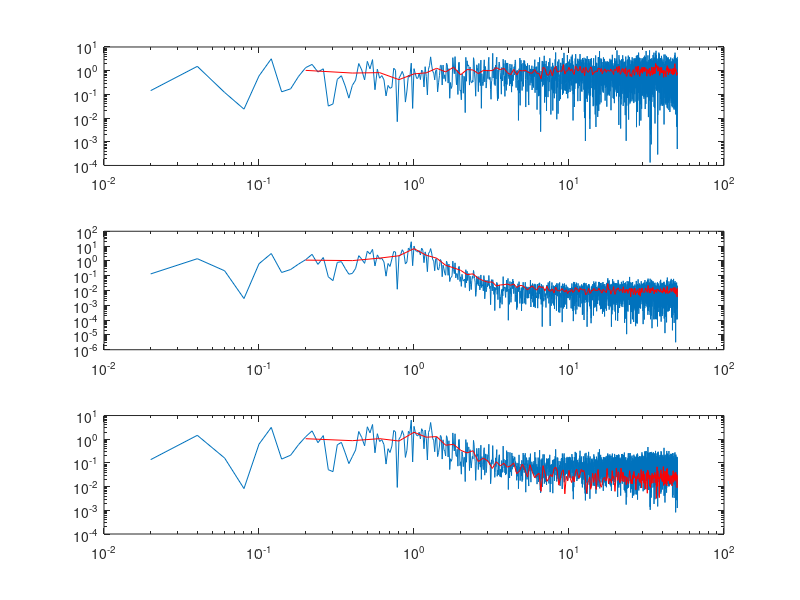
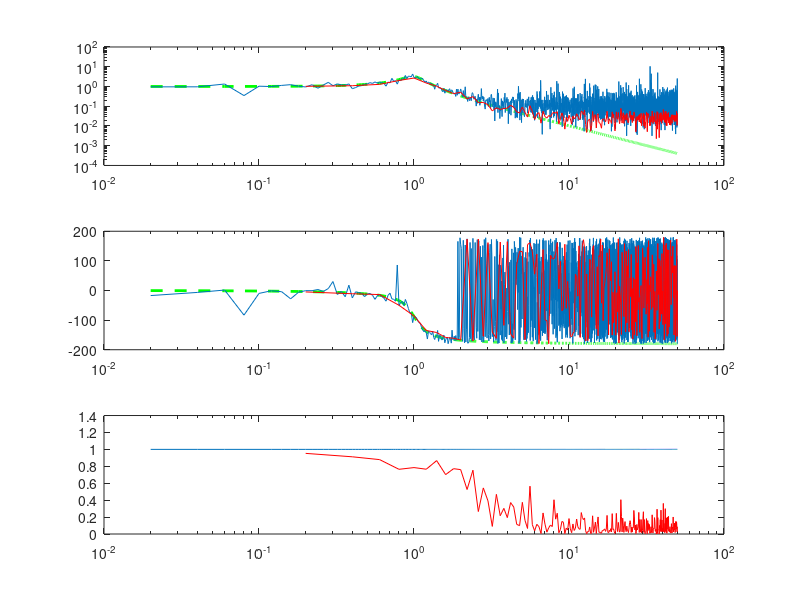

Reproduce these figures in MATLAB, in order. (Note: this script raises an error after producing the figures.)
% Lec3_SmoothSuu
%
% Demonstrate effect of spectral smoothing on estimate of spectral
% densities, FRF and coherence, using Welch method and frequency averaging
% method
%
% Alfred C. Schouten
% February 16, 2010
clear all
close all
clc

%% defines the system and signals
dt=0.01;        % sample frequency
fs=1/dt;        % sample frequency
N=5000;         % # of samples
T=N*dt;         % observation time
t=(0:N-1).'*dt; % time vector
u=randn(N,1);   % input signal
sys=tf(1,[0.025 0.05 1]); %low pass system
v=lsim(sys,u,t);% output of the system
n=0.1*randn(N,1); % output noise
y=v+n;          % output with noise

%% no smoothing
U=fft(u);
U=U(2:N/2+1);   % use only halve the vector. Note that U(1) represents the average value
Suu=1/N*real(conj(U).*U);   %autospectral density is real by definition (the imag part should be very small)
Y=fft(y);
Y=Y(2:N/2+1);
Syy=1/N*real(conj(Y).*Y);
Suy=1/N*conj(U).*Y;
f=(1:N/2).'/T;  % frequency vector
H=Suy./Suu;     % estimate for FRF
C=abs(Suy).^2./(Suu.*Syy);  % estimate for the coherence

% theoretical FRF
tmp=freqresp(sys,2*pi*f);
Ht=squeeze(tmp);

% figure with spectra
figure(1)
subplot(311)
loglog(f,Suu),hold on
subplot(312)
loglog(f,Syy),hold on
subplot(313)
loglog(f,abs(Suy)),hold on

% figure with FRF and coherence
figure(2)
subplot(311)
loglog(f,abs(Ht),'g--','linewidth',2),hold on
loglog(f,abs(H))
subplot(312)
semilogx(f,angle(Ht)*180/pi,'g--','linewidth',2),hold on
semilogx(f,angle(H)*180/pi)
subplot(313)
semilogx(f,C),hold on

%% Welch method
% in short: calculate U and Y per segment
% calculate spectra per segment and average over segments
D=10; %10 segments
u_w=reshape(u,N/D,D);   % make matrix with D columns!
U_w=fft(u_w);           % fft works columnwise on matrices
U_w=U_w(2:N/D/2+1,:);
SuuWall=D/N*real(conj(U_w).*U_w);
SuuW=mean(SuuWall,2);   %take the average over the rows (,2 option)
y_w=reshape(y,N/D,D);   % make matrix with D columns!
Y_w=fft(y_w);           % fft works columnwise on matrices
Y_w=Y_w(2:N/D/2+1,:);
SyyWall=D/N*real(conj(Y_w).*Y_w);
SyyW=mean(SyyWall,2);
SuyWall=D/N*conj(U_w).*Y_w;
SuyW=mean(SuyWall,2);
fw=(1:N/D/2).'*D/N/dt;
HW=SuyW./SuuW; % ft by Welch Method
CW=abs(SuyW).^2./(SuuW.*SyyW); % coherence by Welch Method

% figure with spectra
figure(1)
subplot(311)
loglog(fw,SuuW,'r')
subplot(312)
loglog(fw,SyyW,'r')
subplot(313)
loglog(fw,abs(SuyW),'r')
% figure with FRF and coherence
figure(2)
subplot(311)
loglog(fw,abs(HW),'r')
subplot(312)
semilogx(fw,angle(HW)*180/pi,'r')
subplot(313)
semilogx(fw,CW,'r')

%% average over bands
% in short: calculate spectra in the normal 'raw' way
% then average adjacent frequencies with the spectra
m=10;
SuuM=freqAvg(Suu,m);
SyyM=freqAvg(Syy,m);
SuyM=freqAvg(Suy,m);
fm=freqAvg(f,m);
HM=SuyM./SuuM;
CM=abs(SuyM).^2./(SuuM.*SyyM);

% figure with spectra
figure(1)
subplot(311)
loglog(fm,SuuM,'m')
ylabel('S_{uu}')
subplot(312)
loglog(fm,SyyM,'m')
ylabel('S_{yy}')
subplot(313)
loglog(fm,abs(SuyM),'m')
ylabel('|S_{yu}|'),xlabel('frequency [Hz]')
legend({'raw','welch','freq. avg.'})
% figure with FRF and coherence
figure(2)
subplot(311)
loglog(fm,abs(HM),'m')
ylabel('gain H [-]')
subplot(312)
semilogx(fm,angle(HM)*180/pi,'m')
ylabel('phase H [\circ]')
subplot(313)
semilogx(fm,CM,'m')
ylabel('\gamma^2'),xlabel('frequency [Hz]')
legend({'raw','welch','freq. avg.'})

%% 'theoretical' coherence (academic example!)
Nt=fft(n(2:N/2+1));
Snn=1./N*abs(Nt.^2);
Ct=1./(1+mean(Snn)./(abs(Ht).^2.*mean(Suu)));
semilogx(f,Ct,'g--','linewidth',2)
legend({'raw','welch','freq. avg.','theory'})

%% compare with standard matlab toolboxes
%%% signal processing toolbox
% Suu_P=periodogram(u,[],N,[],'twosided'); %equal with double length!
% Suu_PW=pwelch(u,ones(N/10,1),0,N/10,[],'twosided'); %equal with double length!
% with this toolbox windows are applied on signals

%%%  system identification toolbox
% dat=iddata(y,u,dt);
% spa,etfe,etc
% with this toolbox windows are applied on covariance functions 
% (this effect will be discussed in lecture 6)
